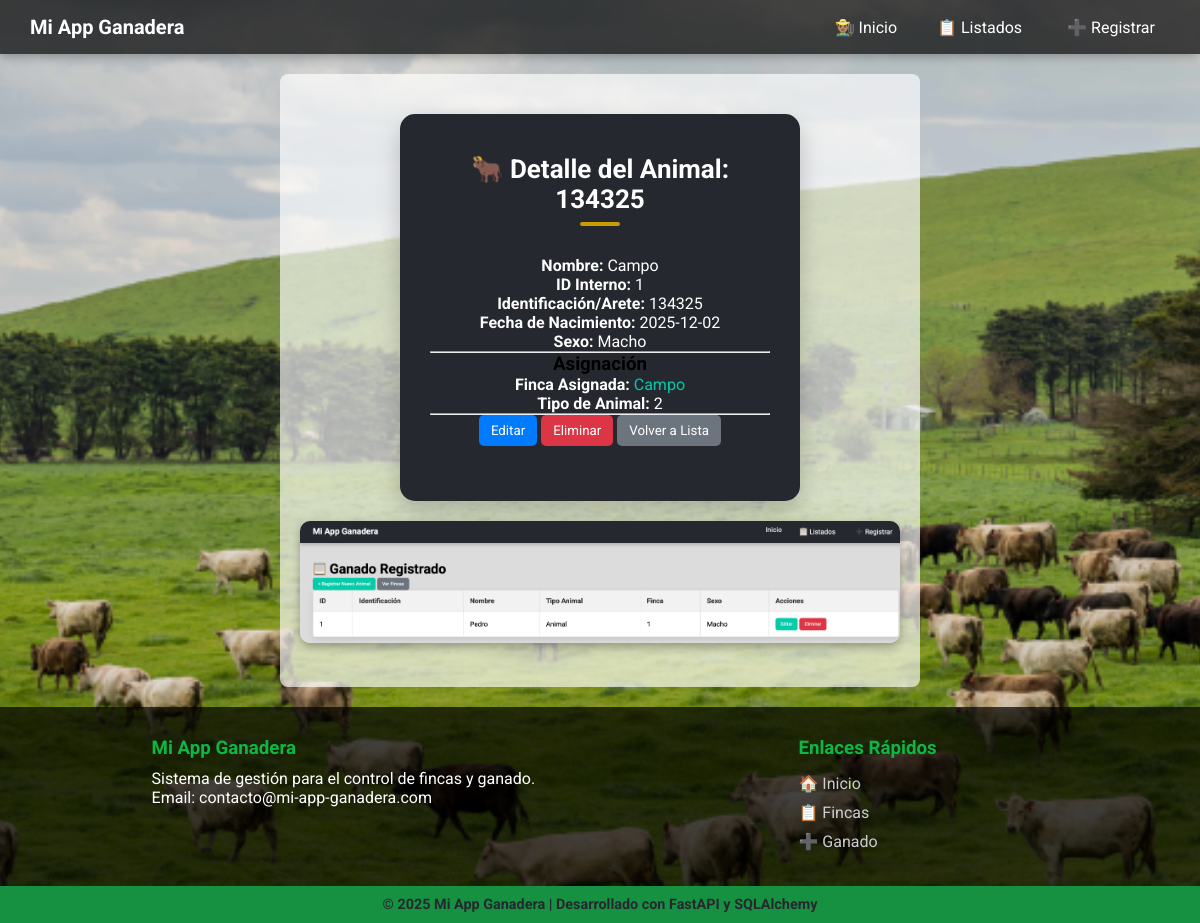
The app's page /ganado/detalle/1 with its own data.
### models.py (models this page shows)
class Ganado(Base):
    __tablename__ = "ganados"
    id = Column(Integer, primary_key=True, index=True)
    identificacion = Column(String, index=True, unique=True, nullable=False)
    nombre = Column(String(100), nullable=True)
    edad = Column(Integer, nullable=False)
    sexo = Column(String(10), nullable=False)
    fecha_nacimiento = Column(Date)
    finca_id = Column(Integer, ForeignKey("fincas.id"), nullable=False)
    tipo_animal_id = Column(Integer, ForeignKey("tipos_animales.id"), nullable=False)
    fecha_registro = Column(DateTime, default=datetime.utcnow)
    foto = Column(String, nullable=True)
    finca = relationship("Finca", back_populates="ganados")
    tipo_animal = relationship("TipoAnimal", back_populates="ganados")

class Finca(Base):
    __tablename__ = "fincas"
    id = Column(Integer, primary_key=True, index=True)
    nombre = Column(String(100), nullable=False)
    tamaño = Column(Integer, nullable=False)
    ubicacion = Column(String(200), nullable=False)
    fecha_creacion = Column(DateTime, default=datetime.utcnow)
    ganados = relationship(
        "Ganado",
        back_populates="finca",
        cascade="all, delete-orphan"
    )

class TipoAnimal(Base):
    __tablename__ = "tipos_animales"
    id = Column(Integer, primary_key=True, index=True)
    nombre = Column(String, unique=True, index=True)
    ganados = relationship("Ganado", back_populates="tipo_animal")

### routers/ganado.py (the view)
@router.get("/detalle/{ganado_id}")
async def detalle_ganado_view(ganado_id: int, request: Request, db: Session = Depends(get_db)):
    ganado = db.query(models.Ganado).filter(models.Ganado.id == ganado_id).first()
    if not ganado:
        raise HTTPException(status_code=404, detail="Ganado no encontrado")
    return templates.TemplateResponse(
        "ganado/detalle_ganado.html",
        {"request": request, "ganado": ganado}
    )

### templates/ganado/detalle_ganado.html (shortened to what this page needs)
{% extends "base.html" %}
{% block content %}
<div class="main-container">
    <div class="card detalle-card">
        <h1 class="card-title">🐂 Detalle del Animal: {{ ganado.identificacion }}</h1>
        <div class="detalle-group">
            <p> <strong>Nombre:</strong> {{ ganado.nombre or 'N/A' }}</p>
            <p> <strong>ID Interno:</strong> {{ ganado.id }}</p>
            <p> <strong>Identificación/Arete:</strong> {{ ganado.identificacion }}</p>
            <p> <strong>Fecha de Nacimiento:</strong> {{ ganado.fecha_nacimiento }}</p>
            <p> <strong>Sexo:</strong> {{ ganado.sexo }}</p>
        </div>
        <hr>
        <div class="detalle-group">
            <h3>Asignación</h3>
            {% if ganado.finca %}
                <p> <strong>Finca Asignada:</strong> <a href="/fincas/{{ ganado.finca.id }}" style="color: #00cba9; text-decoration: none;">{{ ganado.finca.nombre }}</a></p>
            {% else %}
                 <p><i class="fa-solid fa-location-dot"></i> <strong>Finca Asignada:</strong> <span style="color: #dc3545;">No asignada</span></p>
            {% endif %}
            {% if ganado.tipo_animal %}
                <p> <strong>Tipo de Animal:</strong> {{ ganado.tipo_animal.nombre }}</p>
            {% else %}
                <p><i class="fa-solid fa-cow"></i> <strong>Tipo de Animal:</strong> <span style="color: #dc3545;">No definido</span></p>
            {% endif %}
        </div>
        <hr>
        <div class="detalle-acciones">
            <button onclick="window.location.href='/ganado/editar/{{ ganado.id }}'" style="background-color: #007bff;">
                 Editar
            </button>
            <button class="btn-eliminar" data-id="{{ ganado.id }}" style="background-color: #dc3545;">
                 Eliminar
            </button>
            <button onclick="window.location.href='/ganado/lista'" style="background-color: #6c757d;">
                 Volver a Lista
            </button>
        </div>
    </div>
</div>
{% if ganado.foto %}
    <div class="detalle-foto">
        <img src="/{{ ganado.foto }}" alt="Foto de {{ ganado.identificacion }}">
    </div>
{% else %}
    <p style="text-align:center; color:#dc3545;">No hay foto disponible</p>
{% endif %}
{% endblock %}

### static/css/styles.css (style rules this page uses)
* { margin: 0; padding: 0; box-sizing: border-box; font-family: 'Roboto', sans-serif; }
html, body { height: 100%; margin: 0; }
body { display: flex; flex-direction: column; min-height: 100vh; background-color: #dcdcdc; }
.main-container { flex: 1; display: flex; justify-content: center; align-items: center; padding: 20px; }
button, input[type="submit"] { background: #1aa23f; color: white; padding: 8px 12px; border: none; cursor: pointer; border-radius: 5px; transition: background-color 0.3s; }
.card { background-color: #26282f; width: 100%; max-width: 400px; padding: 40px 30px; border-radius: 15px; box-shadow: 0 10px 25px rgba(0,0,0,0.2); text-align: center; }
.card h1 { color: #ffffff; margin-bottom: 30px; font-size: 26px; position: relative; display: inline-block; }
.card h1::after { content: ''; display: block; width: 40px; height: 4px; background-color: #cb9c00; margin: 8px auto 0 auto; border-radius: 2px; }

### templates/base.html (style rules this page uses)
body { margin: 0; font-family: 'Roboto', sans-serif; min-height: 100vh; background-image: url('/static/img/fondo.png'); background-size: cover; background-position: center; background-repeat: no-repeat; background-attachment: fixed; }

### templates/ganado/detalle_ganado.html (style rules this page uses)
.card h1, .card p { color: white !important; }
.detalle-foto { text-align: center; margin-bottom: 20px; }
.detalle-foto img { max-width: 600px; width: 100%; height: auto; border-radius: 10px; box-shadow: 0 4px 10px rgba(0,0,0,0.3); }

### records on screen
Ganado: identificacion "134325", nombre "Campo", id "1", fecha_nacimiento "2025-12-02", sexo "Macho", foto (picture)
Finca: finca.nombre "Campo"
TipoAnimal: tipo_animal.nombre "2"
